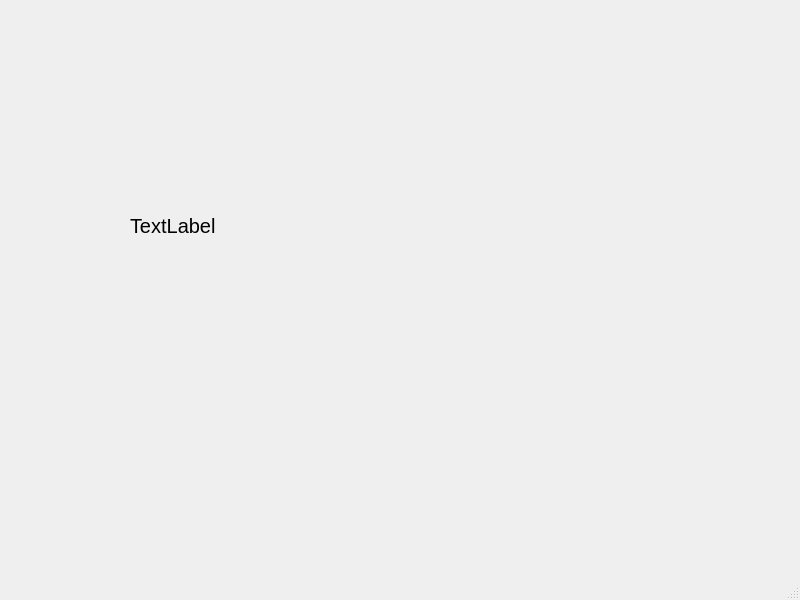
<?xml version="1.0" encoding="UTF-8"?>
<ui version="4.0">
 <class>MainWindow</class>
 <widget class="QMainWindow" name="MainWindow">
  <property name="geometry">
   <rect>
    <x>0</x>
    <y>0</y>
    <width>800</width>
    <height>600</height>
   </rect>
  </property>
  <property name="windowTitle">
   <string>MainWindow</string>
  </property>
  <widget class="QWidget" name="centralwidget">
   <widget class="QLabel" name="label">
    <property name="geometry">
     <rect>
      <x>130</x>
      <y>200</y>
      <width>231</width>
      <height>51</height>
     </rect>
    </property>
    <property name="font">
     <font>
      <pointsize>15</pointsize>
     </font>
    </property>
    <property name="text">
     <string>TextLabel</string>
    </property>
   </widget>
  </widget>
  <widget class="QMenuBar" name="menubar">
   <property name="geometry">
    <rect>
     <x>0</x>
     <y>0</y>
     <width>800</width>
     <height>21</height>
    </rect>
   </property>
  </widget>
  <widget class="QStatusBar" name="statusbar"/>
 </widget>
 <resources/>
 <connections/>
</ui>
